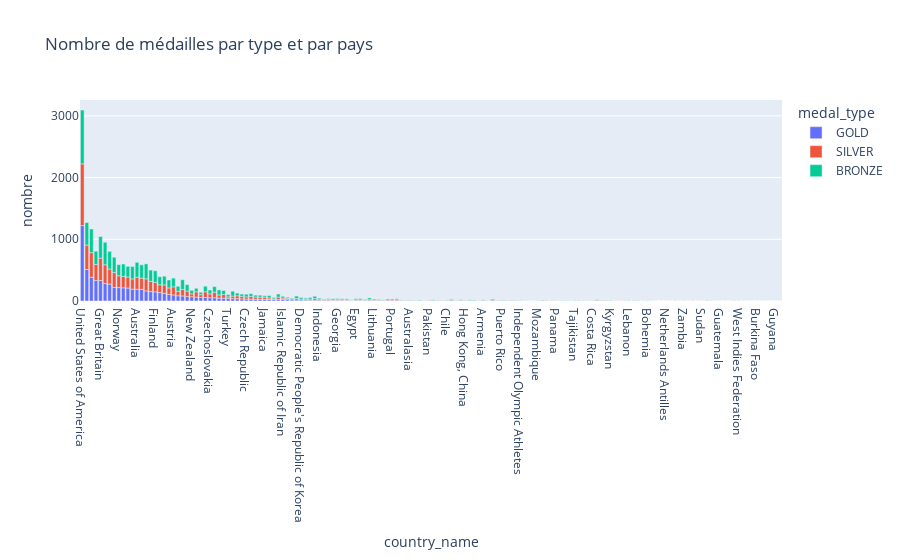

The notebook cell saved with this chart:
### Code cell
df_medals_per_country = df_medals_per_country_and_discipline.groupby(["country_name", "medal_type"])['nombre'].sum()
df_medals_per_country = df_medals_per_country.reset_index().sort_values(by='nombre', ascending=False)

fig = px.bar(df_medals_per_country, x='country_name', y='nombre', color='medal_type', title='Nombre de médailles par type et par pays')
fig.show()

### Figure 1 — Plotly figure (JSON) as saved in the notebook; plotly's stock layout.template omitted (floating-point values rounded to 4 significant figures; data arrays with more than 128 entries replaced by an {"elided": "..."} marker saying what was removed)
{"data": [{"alignmentgroup": "True", "hovertemplate": "medal_type=GOLD<br>country_name=%{x}<br>nombre=%{y}<extra></extra>", "legendgroup": "GOLD", "marker": {"color": "#636efa", "pattern": {"shape": ""}}, "name": "GOLD", "offsetgroup": "GOLD", "orientation": "v", "showlegend": true, "textposition": "auto", "type": "bar", "x": ["United States of America", "Soviet Union", "Germany", "People's Republic of China", "Great Britain", "France", "Italy", "Sweden", "Norway", "Russian Federation", "German Democratic Republic (Germany)", "Hungary", "Australia", "Japan", "Canada", "Netherlands", "Finland", "Republic of Korea", "Switzerland", "Romania", "Austria", "Cuba", "Poland", "Federal Republic of Germany", "New Zealand", "Spain", "Unified Team", "Bulgaria", "Czechoslovakia", "Denmark", "Brazil", "Belgium", "Turkey", "Ukraine", "Greece", "Kenya", "Czech Republic", "ROC", "South Africa", "Yugoslavia", "Jamaica", "Argentina", "Ethiopia", "Belarus", "Islamic Republic of Iran", "Croatia", "Slovakia", "Kazakhstan", "Democratic People's Republic of Korea", "Estonia", "Slovenia", "Mexico", "Indonesia", "MIX", "Ireland", "Uzbekistan", "Georgia", "Thailand", "India", "Bahamas", "Egypt", "Chinese Taipei", "Morocco", "Azerbaijan", "Lithuania", "Serbia", "Algeria", "Colombia", "Portugal", "Latvia", "Tunisia", "Uganda", "Australasia", "Cameroon", "Israel", "Kosovo", "Pakistan", "Trinidad and Tobago", "Dominican Republic", "Ecuador", "Chile", "Nigeria", "Zimbabwe", "Venezuela", "Hong Kong, China", "Olympic Athletes from Russia", "Uruguay", "Bahrain", "Armenia", "Fiji", "Mongolia", "Luxembourg", "Puerto Rico", "Qatar", "Liechtenstein", "Serbia and Montenegro", "Independent Olympic Athletes", "Bermuda", "United Arab Emirates", "Burundi", "Mozambique", "Philippines", "Vietnam", "Peru", "Panama", "Jordan", "Syrian Arab Republic", "Suriname", "Tajikistan", "Singapore", "Grenada", "Côte d'Ivoire", "Costa Rica"], "xaxis": "x", "y": [1222, 510, 385, 333, 332, 282, 274, 219, 217, 214, 210, 192, 190, 188, 163, 152, 148, 136, 123, 106, 98, 85, 82, 72, 69, 63, 57, 57, 53, 53, 46, 46, 41, 39, 37, 35, 30, 29, 28, 27, 26, 24, 23, 23, 23, 22, 18, 16, 16, 14, 13, 13, 13, 12, 12, 11, 10, 10, 10, 9, 8, 8, 7, 7, 6, 6, 5, 5, 5, 5, 5, 4, 3, 3, 3, 3, 3, 3, 3, 3, 3, 3, 3, 3, 2, 2, 2, 2, 2, 2, 2, 2, 2, 2, 2, 2, 1, 1, 1, 1, 1, 1, 1, 1, 1, 1, 1, 1, 1, 1, 1, 1, 1], "yaxis": "y"}, {"alignmentgroup": "True", "hovertemplate": "medal_type=SILVER<br>country_name=%{x}<br>nombre=%{y}<extra></extra>", "legendgroup": "SILVER", "marker": {"color": "#EF553B", "pattern": {"shape": ""}}, "name": "SILVER", "offsetgroup": "SILVER", "orientation": "v", "showlegend": true, "textposition": "auto", "type": "bar", "x": {"elided": "136 str values"}, "xaxis": "x", "y": {"elided": "136 int values"}, "yaxis": "y"}, {"alignmentgroup": "True", "hovertemplate": "medal_type=BRONZE<br>country_name=%{x}<br>nombre=%{y}<extra></extra>", "legendgroup": "BRONZE", "marker": {"color": "#00cc96", "pattern": {"shape": ""}}, "name": "BRONZE", "offsetgroup": "BRONZE", "orientation": "v", "showlegend": true, "textposition": "auto", "type": "bar", "x": {"elided": "132 str values"}, "xaxis": "x", "y": {"elided": "132 int values"}, "yaxis": "y"}], "layout": {"barmode": "relative", "legend": {"title": {"text": "medal_type"}, "tracegroupgap": 0}, "title": {"text": "Nombre de médailles par type et par pays"}, "xaxis": {"anchor": "y", "domain": [0, 1], "title": {"text": "country_name"}}, "yaxis": {"anchor": "x", "domain": [0, 1], "title": {"text": "nombre"}}}}
